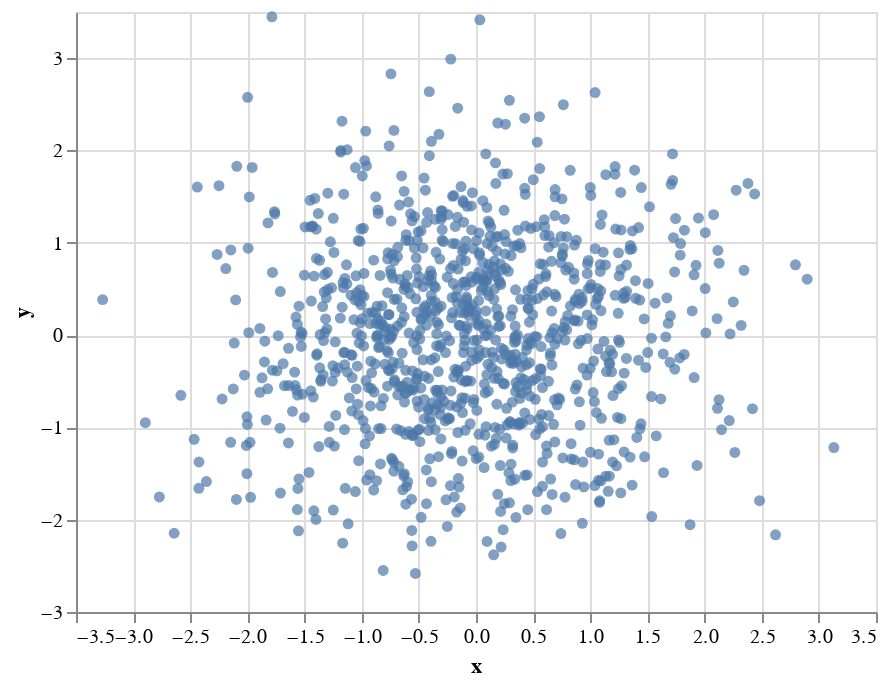

Notebook cell for this chart:
### Code cell
import altair as alt

alt.Chart(df).encode(x='x', y='y').mark_circle()

### Figure 1 — Vega-Lite specification as saved in the notebook (floating-point values rounded to 4 significant figures; data arrays with more than 128 entries replaced by an {"elided": "..."} marker saying what was removed)
{"config": {"view": {"continuousWidth": 400, "continuousHeight": 300}}, "data": {"name": "data-f5c895f462428b4bf39b8a398353cfc4"}, "mark": "circle", "encoding": {"x": {"type": "quantitative", "field": "x"}, "y": {"type": "quantitative", "field": "y"}}, "$schema": "https://vega.github.io/schema/vega-lite/v4.0.2.json", "datasets": {"data-f5c895f462428b4bf39b8a398353cfc4": {"elided": "1000 records"}}}
